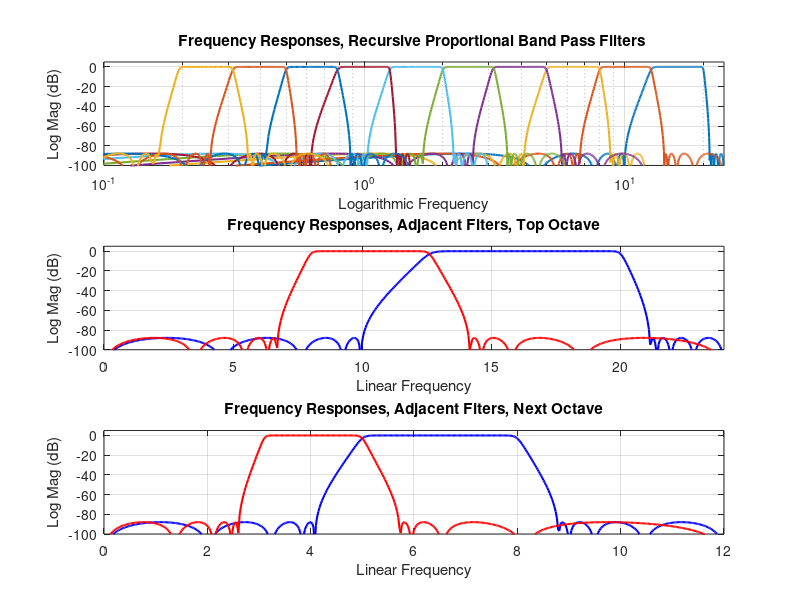

Source code (MATLAB):
function iso_filter
% fractional octave filter bank implemented by recursive all-pass bandpass filters
% along with recursive all-pass low-pass half band filters.
% Coefficients pre-computed by tony_des2
% Script file written by fred harris of UCSD. Copyright 2021

fc=[25 40 63 100 160 250 400 630 1000 1600 2500 4000 6300 10000 16000];
fs=48000;

alph=10^(3/30)-1;% 0.2589254

ff=20*(1+alph).^(0:30);
%    20.00     25.18     31.70
%    31.70     40.00     50.23 
%    50.23     63.24     79.61 
%    79.61    100.22    126.17 
%   126.17    158.84    200.00 
%   200.00    251.73    316.90 
%   316.90    398.95    502.24 
%   502.24    632.26    795.96 
%   795.96   1020.31   1261.46 
%  1261.46   1588.05   1999.19 
%  1999.19   2516.78   3168.38
%  3168.38   3988.67   5021.34 
%  5021.34   6321.36   7957.97 
%  7957.97  10018.28  12612.02 
% 12612.02  15877.27  19987.89

%sequence:
%       16000  10000  6300  4000  2500  1600  1000  630  400  250  160  100  63  40  25    
%48000     1     2
%24000                  3    4
%12000                             2
% 6000                                   3
% 3000                                         1     2
% 1500                                                    3   4  
%  750                                                              2
%  375                                                                  3    4
%  175.5                                                                         2
%   93.75                                                                            3


clear all
c1_0=[1.0   1.60019166547835   1.31033800600243   0.57908170134648   0.15349102771658];
c1_2=[1.0   1.73074578982430   1.74460128626437   1.17076748497058   0.53577315275172];

c1_1=[1.0   1.65351825934896   1.48771870305402   0.82076374425708   0.30963932044858];
c1_3=[1.0   1.82881909394811   2.07082334143343   1.61524658583248   0.82294654767504];
c1_5=[1.0   0.79033763562577   0.31039344084607];


c2_0=[1.0  -0.71592919512003   1.22486664484923  -0.40563172993055   0.32925029127040];
c2_2=[1.0  -0.77816796642336   1.52581133425557  -0.61895585819592   0.65584161264556];

c2_1=[1.0  -0.74235796178854   1.35265832212519  -0.49621664175684   0.46793242859149];
c2_3=[1.0  -0.81989414332126   1.72757096227670  -0.76197282537236   0.87479528032968];
c2_5=[1.0  -0.35294080954450   0.52585806691138]; 


c3_0=[1.0   0.40461778672609   0.90954875701199   0.18658495918088   0.22731533562096];
c3_2=[1.0   0.44061732874375   1.17696771912781   0.32440658231972   0.58816173413489];

c3_1=[1.0   0.41957075448815   1.02062536786217   0.24383130655659   0.37719848028392];
c3_3=[1.0   0.46635763905521   1.36817701464201   0.42295148451550   0.84617330183666];
c3_5=[1.0   0.19952834317269   0.41421356237310];
   

c4_0=[1.0  -1.63053891504835   1.90469811064872  -1.02956375032163   0.40399069100130];
c4_2=[1.0  -1.76275836477834   2.30944782698569  -1.46261802728683   0.70233972108931];

c4_1=[1.0  -1.68755816780664   2.07924524744891  -1.21631714648812   0.53265284162680];
c4_3=[1.0  -1.84752454166175   2.56893375071771  -1.74025006641806   0.89361193337787];
c4_5=[1.0  -0.80425610929347   0.59522108763333];


a0_0=[1.0   0   0.05337903696491];
a0_2=[1.0   0   0.44371079776035];

a0_1=[1.0   0   0.20558897612803];
a0_3=[1.0   0   0.77747763544555];
a0_5=[1.0 0];


xx=[1 zeros(1,500)];
yt=filter(fliplr(c1_0),c1_0,xx);
yt=filter(fliplr(c1_2),c1_2,yt);
yb=filter(fliplr(c1_1),c1_1,xx);
yb=filter(fliplr(c1_3),c1_3,yb);
yb=filter(fliplr(c1_5),c1_5,yb);
h1=(yt-yb)/2;

xx=[1 zeros(1,500)];
yt=filter(fliplr(c2_0),c2_0,xx);
yt=filter(fliplr(c2_2),c2_2,yt);
yb=filter(fliplr(c2_1),c2_1,xx);
yb=filter(fliplr(c2_3),c2_3,yb);
yb=filter(fliplr(c2_5),c2_5,yb);
h2=(yt-yb)/2;

xx=[1 zeros(1,500)];
yt=filter(fliplr(c3_0),c3_0,xx);
yt=filter(fliplr(c3_2),c3_2,yt);
yb=filter(fliplr(c3_1),c3_1,xx);
yb=filter(fliplr(c3_3),c3_3,yb);
yb=filter(fliplr(c3_5),c3_5,yb);
h3=(yt-yb)/2;

xx=[1 zeros(1,500)];
yt=filter(fliplr(c4_0),c4_0,xx);
yt=filter(fliplr(c4_2),c4_2,yt);
yb=filter(fliplr(c4_1),c4_1,xx);
yb=filter(fliplr(c4_3),c4_3,yb);
yb=filter(fliplr(c4_5),c4_5,yb);
h4=(yt-yb)/2;

xx=[1 zeros(1,500)];
yt=filter(fliplr(a0_0),a0_0,xx);
yt=filter(fliplr(a0_2),a0_2,yt);
yb=filter(fliplr(a0_1),a0_1,xx);
yb=filter(fliplr(a0_3),a0_3,yb);
yb=filter(fliplr(a0_5),a0_5,yb);
h0=(yt+yb)/2;

figure(1)
subplot(3,1,1)
semilogx((-0.5:1/1024:0.5-1/1024)*48,fftshift(20*log10(abs(fft(h1,1024)))),'linewidth',1.5)
hold on
semilogx((-0.5:1/1024:0.5-1/1024)*48 ,fftshift(20*log10(abs(fft(h2,1024)))),'linewidth',1.5)
semilogx((-0.5:1/1024:0.5-1/1024)*24 ,fftshift(20*log10(abs(fft(h3,1024)))),'linewidth',1.5)
semilogx((-0.5:1/1024:0.5-1/1024)*24 ,fftshift(20*log10(abs(fft(h4,1024)))),'linewidth',1.5)
semilogx((-0.5:1/1024:0.5-1/1024)*12 ,fftshift(20*log10(abs(fft(h2,1024)))),'linewidth',1.5)
semilogx((-0.5:1/512:0.5-1/512)*6  ,fftshift(20*log10(abs(fft(h3,512)))),'linewidth',1.5)
semilogx((-0.5:1/512:0.5-1/512)*3  ,fftshift(20*log10(abs(fft(h1,512)))),'linewidth',1.5)
semilogx((-0.5:1/512:0.5-1/512)*3  ,fftshift(20*log10(abs(fft(h2,512)))),'linewidth',1.5)
semilogx((-0.5:1/512:0.5-1/512)*1.5,fftshift(20*log10(abs(fft(h3,512)))),'linewidth',1.5)
semilogx((-0.5:1/512:0.5-1/512)*1.5,fftshift(20*log10(abs(fft(h4,512)))),'linewidth',1.5)
hold off
grid on
axis([.1 24 -100 5])
title('Frequency Responses, Recursive Proportional Band Pass Filters ')
xlabel('Logarithmic Frequency')
ylabel('Log Mag (dB)')

subplot(3,1,2)
plot((-0.5:1/1024:0.5-1/1024)*48,fftshift(20*log10(abs(fft(h1,1024)))),'b','linewidth',1.5)
hold on
plot((-0.5:1/1024:0.5-1/1024)*48,fftshift(20*log10(abs(fft(h2,1024)))),'r','linewidth',1.5)
%plot((-0.5:1/1024:0.5-1/1024)*48,fftshift(20*log10(abs(fft(h0,1024)))),'r')
hold off
grid on
axis([0 24 -100 5])
title('Frequency Responses, Adjacent Fiters, Top Octave')
xlabel('Linear Frequency')
ylabel('Log Mag (dB)')

subplot(3,1,3)
plot((-0.5:1/1024:0.5-1/1024)*24,fftshift(20*log10(abs(fft(h3,1024)))),'b','linewidth',1.5)
hold on
plot((-0.5:1/1024:0.5-1/1024)*24,fftshift(20*log10(abs(fft(h4,1024)))),'r','linewidth',1.5)
%plot((-0.5:1/1024:0.5-1/1024)*24,fftshift(20*log10(abs(fft(h0,1024)))),'r')
hold off
grid
axis([0 12 -100 5])
title('Frequency Responses, Adjacent Fiters, Next Octave')
xlabel('Linear Frequency')
ylabel('Log Mag (dB)')


